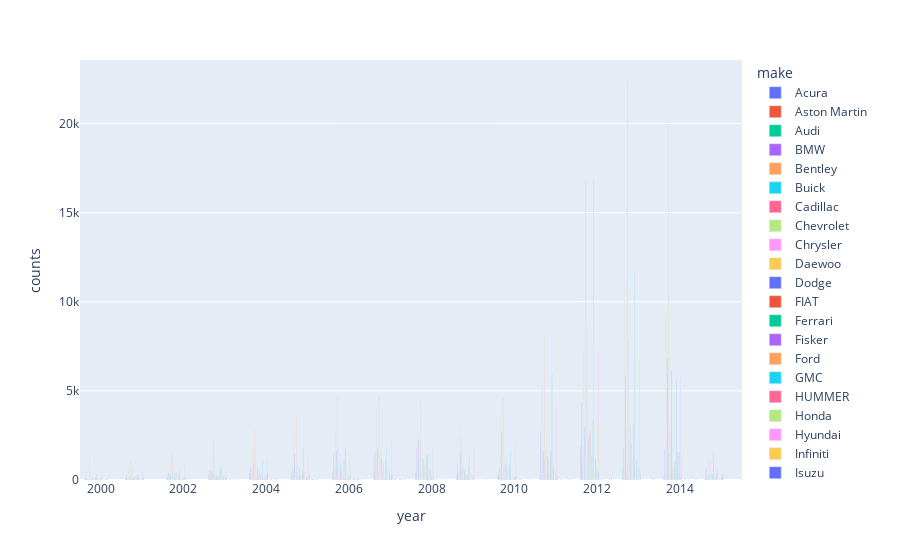

Here is the notebook cell this chart was saved with:
### Markdown cell above
Information:
- Automatic car types have a very high number of sales compared to other types.

### Code cell
def generate_rating_df(df):
    rating_df = df.groupby(['year', 'make']).agg({'sellingprice': 'count'}).reset_index()
    rating_df = rating_df[rating_df['sellingprice'] != 0]
    rating_df.columns = ['year', 'make', 'counts']
    rating_df = rating_df.sort_values('make')
    return rating_df

rating_df = generate_rating_df(df)
fig = px.bar(rating_df, x='year', y='counts', color='make')
fig.update_traces(textposition='auto',
textfont_size=20)
fig.update_layout(barmode='group')
fig.show()
